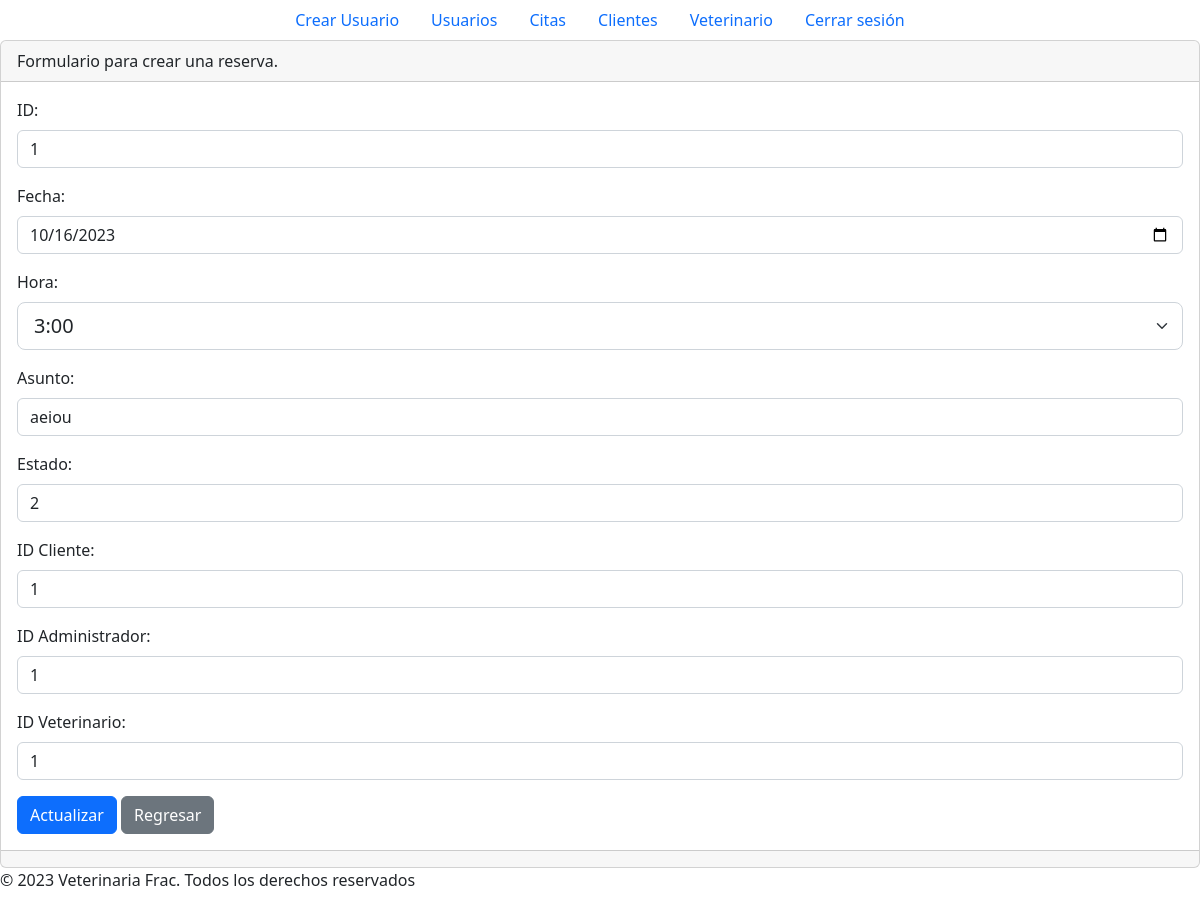
The app's page /secciones/reservas/editar.php?id=1 with its own data.
### tables this page shows
CREATE TABLE `reservadecitas` (
  `id` int(8) NOT NULL,
  `fechareserva` date NOT NULL,
  `hora` varchar(10) NOT NULL,
  `asunto` varchar(255) NOT NULL,
  `estado` tinyint(1) NOT NULL,
  `id_administrador` int(8) NOT NULL,
  `id_veterinario` int(8) NOT NULL,
  `id_cliente` int(8) DEFAULT NULL
);

### secciones/reservas/editar.php (the view, shortened to what this page needs)
<?php include("../../plantillas/header.php")?>
<?php
include("../../config/bd.php");
if(isset($_GET['id'])){
    $id_reserva = $_GET['id'];
    $sql = "SELECT * FROM reservadecitas WHERE id = '$id_reserva'";
    $result = $conn->query($sql);
    $registro = $result->fetch_assoc();
    $id = $registro['id'];
    $fecha_reservada = $registro['fechareserva'];
    $hora = $registro['hora'];
    $asunto = $registro['asunto'];
    $estado = $registro['estado'];
    $id_administrador = $registro['id_administrador'];
    $id_veterinario = $registro['id_veterinario'];
    $id_cliente = $registro['id_cliente'];
}
?>
    <div class="card">
        <div class="card-header">
            <p class="card-text">Formulario para crear una reserva.</p>
        </div>
        <div class="card-body">
            <form action="<?php echo $_SERVER['PHP_SELF']; ?>" method="post">
                <div class="mb-3">
                  <label for="id" class="form-label">ID:</label>
                  <input type="text" value="<?php echo $id; ?>"
                    class="form-control" readonly name="id" id="id" aria-describedby="helpId" placeholder="">
                </div>
                <div class="mb-3">
                  <label for="fechareserva" class="form-label">Fecha:</label>
                  <input type="date" value="<?php echo $fecha_reservada; ?>"
                    class="form-control" name="fechareserva" id="fechareserva" aria-describedby="helpId" placeholder="">
                </div>
                <div class="mb-3">
                    <label for="hora" class="form-label">Hora:</label>
                    <select class="form-select form-select-lg" name="hora" id="hora">
                        <option selected value="<?php echo $hora; ?>"><?php echo $hora; ?></option>
                    </select>
                </div>
                <div class="mb-3">
                  <label for="asunto" class="form-label">Asunto:</label>
                  <input type="text" value="<?php echo $asunto; ?>"
                    class="form-control" name="asunto" id="asunto" aria-describedby="helpId" placeholder="">
                </div>
                <div class="mb-3">
                  <label for="estado" class="form-label">Estado:</label>
                  <input type="text" value="<?php echo $estado; ?>"
                    class="form-control" name="estado" id="estado" aria-describedby="helpId" placeholder="">
                </div>
                <div class="mb-3">
                  <label for="id_cliente" class="form-label">ID Cliente:</label>
                  <input type="text" readonly value="<?php echo $id_cliente; ?>"
                    class="form-control" name="id_cliente" id="id_cliente" aria-describedby="helpId" placeholder="">
                </div>
                <div class="mb-3">
                  <label for="id_administrador" class="form-label">ID Administrador:</label>
                  <input type="text" readonly value="<?php echo $id_administrador; ?>"
                    class="form-control" name="id_administrador" id="id_administrador" aria-describedby="helpId" placeholder="">
                </div>
                <div class="mb-3">
                  <label for="id_veterinario" class="form-label">ID Veterinario:</label>
                  <input type="text" value="<?php echo $id_veterinario; ?>"
                    class="form-control" name="id_veterinario" id="id_veterinario" aria-describedby="helpId" placeholder="">
                </div>
                <button type="submit" class="btn btn-primary">Actualizar</button>
                <a href="index.php" class="btn btn-secondary">Regresar</a>
            </form>
        </div>
        <div class="card-footer text-muted">
        </div>
    </div>
<?php include("../../plantillas/footer.php")?>

### records on screen
reservadecitas: id "1", fechareserva "10/16/2023", hora "3:00", asunto "aeiou", estado "2", id_cliente "1", id_administrador "1", id_veterinario "1"
